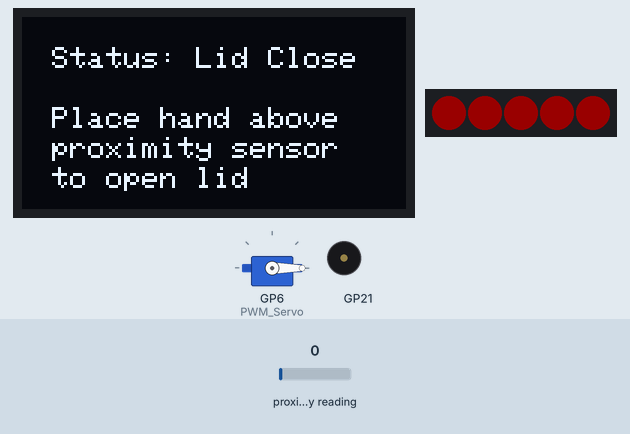
This program was run on a simulated Raspberry Pi Pico running CircuitPython. Parts: 128×64 one-colour display, servo, 5 RGB LEDs in strip order, left to right, buzzer (waves = sounding). The inputs (shaded band) are chosen by the test bench; at power-on: proximity reading 0. Dim RGB values are drawn brighter than linear.

Above: at 1.3 s.
1.4 s: proximity reading set to 18
2.9 s: proximity reading set to 23
At 3.6 s:
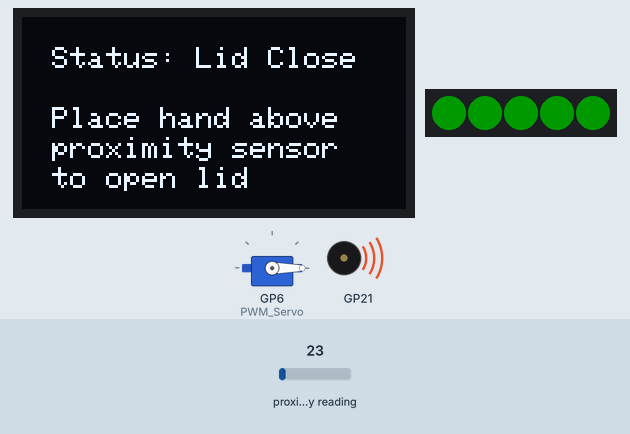
At 4.3 s:
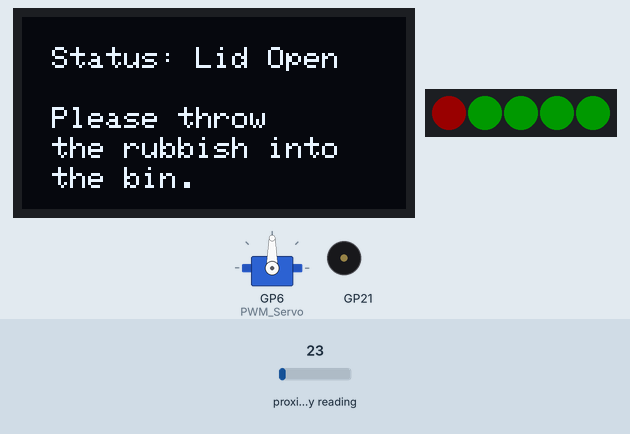
Timing chart, 0 to 17.6 s (numbered marks = the images above; inputs shaded):
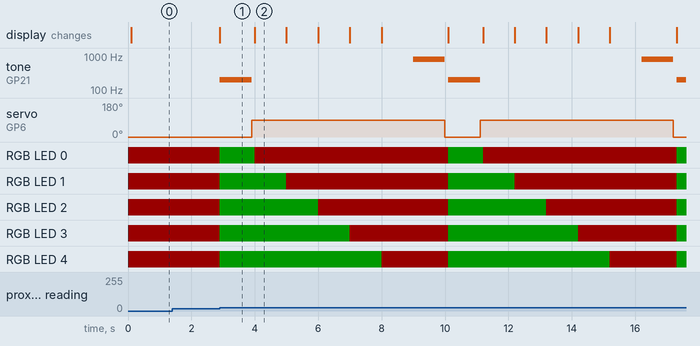

The program:

CHALLENGE_AUTOMATED_WASTE_BIN.py
```python
import board, time, busio, adafruit_ssd1306, neopixel, simpleio
from adafruit_apds9960.apds9960 import APDS9960
from adafruit_motor import servo
from pwmio import PWMOut

i2c = busio.I2C(board.GP5, board.GP4)
apds = APDS9960(i2c)
apds.enable_proximity = True

oled = adafruit_ssd1306.SSD1306_I2C(128, 64, i2c)

PWM_Servo = PWMOut(board.GP6, frequency=50)
servo = servo.Servo(PWM_Servo, min_pulse=500, max_pulse=2500)
servo.angle = 0

num_pixels = 5
pixel_pin = board.GP14
pixels = neopixel.NeoPixel(pixel_pin, num_pixels, brightness=0.1)
pixels.fill((255,0,0))

buzzer = board.GP21

def show_lid_close():
    oled.fill(0)
    oled.text("Status: Lid Close", 10, 10, 1)
    oled.text("Place hand above", 10, 30, 1)
    oled.text("proximity sensor", 10, 40, 1)
    oled.text("to open lid", 10, 50, 1)
    oled.show()

def show_lid_open():
    oled.fill(0)
    oled.text("Status: Lid Open", 10, 10, 1)
    oled.text("Please throw", 10, 30, 1)
    oled.text("the rubbish into", 10, 40, 1)
    oled.text("the bin.", 10, 50, 1)
    oled.show()

show_lid_close()

while True:
    proximity = apds.proximity

    if proximity > 20:
        pixels.fill((0,255,0))
        simpleio.tone(buzzer, 200, 1)
        servo.angle = 90
        show_lid_open()
        for i in range(len(pixels)):
            pixels[i] = (255,0,0)
            time.sleep(1)

        pixels.fill((255,0,0))
        simpleio.tone(buzzer, 800, 1)
        servo.angle = 0
        show_lid_close()
```

Measured:
- the behaviour switches between 20 and 21 on proximity reading (found by bisection; images 0 and 1)
- after the input at 1.4 s, every drawn part: stays the same
- after the input at 2.9 s, tone on GP21: plays 200 Hz for 1.0 s, 800 Hz for 1.0 s, 200 Hz for 1.0 s, 800 Hz for 1.0 s, 200 Hz for 0.29 s, starting at once; servo on GP6 (PWM_Servo): alternates 90° for 6.1 s and 0° for 1.1 s, starting after 1.0 s
- what the display in image 1 shows lasts 1.1 s, from 2.9 s to 4.0 s
- what the display in image 2 shows lasts 1.0 s, from 4.0 s to 5.0 s
